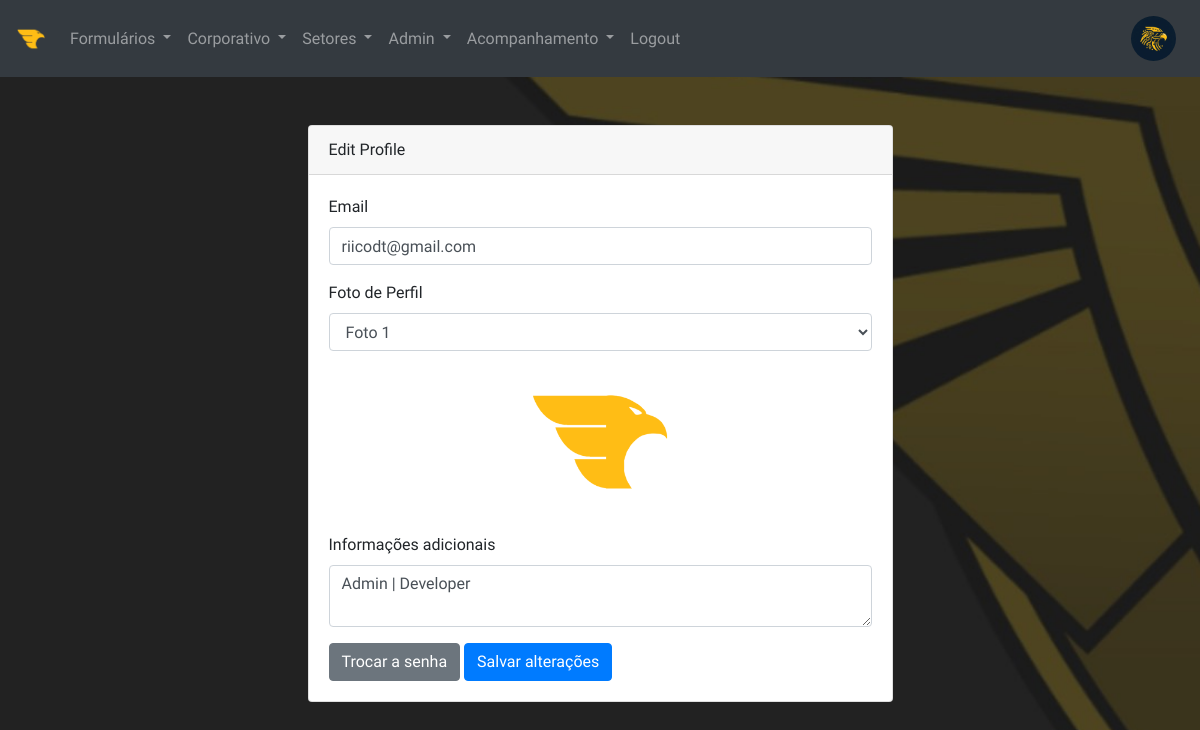
/profile/edit (signed in), run on the app's committed database.
### models.py (models this page shows, shortened)
class User(UserMixin, db.Model):
    __tablename__ = 'users'  # Nome da tabela no banco de dados
    id = db.Column(db.Integer, primary_key=True)  # ID do usuário
    username = db.Column(db.String(100), unique=True, nullable=False)  # Nome de usuário
    email = db.Column(db.String(100), unique=True, nullable=False)  # E-mail do usuário
    password_hash = db.Column(db.String(128), nullable=False)  # Hash da senha do usuário
    profile_picture = db.Column(db.String(100), default='logo-golden.png')  # Imagem de perfil do usuário
    additional_info = db.Column(db.Text)  # Informações adicionais sobre o usuário
    access_level = db.Column(db.String(20), default='User')  # Nível de acesso do usuário

### routes.py (the view)
@app.route('/profile/edit', methods=['GET', 'POST'])
@login_required  # Requer que o usuário esteja autenticado
def edit_profile():
    form = ProfileForm()
    if form.validate_on_submit():
        current_user.email = form.email.data
        current_user.profile_picture = form.profile_picture.data
        current_user.additional_info = form.additional_info.data
        db.session.commit()
        flash('Perfil atualizado com sucesso!', 'success')
        return redirect(url_for('profile'))
    elif request.method == 'GET':
        form.email.data = current_user.email
        form.profile_picture.data = current_user.profile_picture
        form.additional_info.data = current_user.additional_info
    return render_template('edit_profile.html', form=form)

### forms.py
class ProfileForm(FlaskForm):
    email = StringField('Email', validators=[DataRequired(), Email()])
    profile_picture = StringField('Foto de Perfil')
    additional_info = TextAreaField('Informações adicionais')
    submit = SubmitField('Save Changes')

### app.py (called while the page is built)
@login_manager.user_loader
def load_user(user_id):
    return User.query.get(int(user_id))  # Retorna o usuário pelo ID

### templates/edit_profile.html (shortened to what this page needs)
{% extends 'base.html' %}
{% block content %}
<div class="row justify-content-center">
    <div class="col-md-6">
        <div class="card">
            <div class="card-header">Edit Profile</div>
            <div class="card-body">
                <form method="POST">
                    <div class="form-group">
                        {{ form.email.label(class="form-control-label") }}
                        {{ form.email(class="form-control") }}
                    </div>
                    <div class="form-group">
                        {{ form.profile_picture.label(class="form-control-label") }}
                        <select name="profile_picture" id="profilePictureSelect" class="form-control">
                            <option value="logo-int.png">Foto 1</option>
                        </select>
                    </div>
                    <div class="form-group">
                        <img id="profilePicturePreview" src="" alt="Prévia da foto de perfil" style="max-width: 150px; display: block; margin: 0 auto;">
                    </div>
                    <div class="form-group">
                        {{ form.additional_info.label(class="form-control-label") }}
                        {{ form.additional_info(class="form-control") }}
                    </div>
                    <a href="{{ url_for('change_password') }}" class="btn btn-secondary">Trocar a senha</a>
                    <button type="submit" class="btn btn-primary">Salvar alterações</button>
                </form>
            </div>
        </div>
    </div>
</div>
{% endblock %}

### templates/base.html (shortened to what this page needs)
<!DOCTYPE html>
<html lang="en">
<head>
    <link rel="stylesheet" href="https://stackpath.bootstrapcdn.com/bootstrap/4.5.2/css/bootstrap.min.css">
    <link rel="stylesheet" href="https://cdnjs.cloudflare.com/ajax/libs/font-awesome/5.15.1/css/all.min.css">
    <link rel="stylesheet" href="https://cdnjs.cloudflare.com/ajax/libs/animate.css/4.1.1/animate.min.css"/>
    <link rel="stylesheet" href="{{ url_for('static', filename='css/style.css') }}">
</head>
<body>
    <nav class="navbar navbar-expand-lg navbar-dark bg-dark">
        <a class="navbar-brand" href="{{ url_for('index') }}">
            <img src="{{ url_for('static', filename='img/logo-int.png') }}" alt="InteGS" height="30">
        </a>
        <div class="collapse navbar-collapse" id="navbarNav">
            <ul class="navbar-nav mr-auto">
                {% if current_user.is_authenticated %}
                {% if current_user.access_level in ['Admin', 'Manutenção', 'Comercial', 'Inteligência', 'Expedição'] %}
                <li class="nav-item dropdown">
                    <a class="nav-link dropdown-toggle" href="#" id="formsDropdown" role="button" data-toggle="dropdown" aria-haspopup="true" aria-expanded="false">
                        Formulários
                    </a>
                </li>
                {% endif %}
                {% if current_user.access_level in ['Admin', 'Diretoria', 'CEO', 'Inteligência'] %}
                <li class="nav-item dropdown">
                    <a class="nav-link dropdown-toggle" href="#" id="corporateDropdown" role="button" data-toggle="dropdown" aria-haspopup="true" aria-expanded="false">
                        Corporativo
                    </a>
                </li>
                {% endif %}
                {% if current_user.access_level in ['Admin', 'Manutenção', 'Comercial', 'Inteligência', 'CEO', 'Diretoria', 'Expedição', 'Configuração'] %}
                <li class="nav-item dropdown">
                    <a class="nav-link dropdown-toggle" href="#" id="sectorsDropdown" role="button" data-toggle="dropdown" aria-haspopup="true" aria-expanded="false">
                        Setores
                    </a>
                </li>
                {% endif %}
                {% if current_user.access_level in ['Admin','Inteligência', 'CEO', 'Diretoria'] %}
                <li class="nav-item dropdown">
                    <a class="nav-link dropdown-toggle" href="#" id="sectorsDropdown" role="button" data-toggle="dropdown" aria-haspopup="true" aria-expanded="false">
                        Admin
                    </a>
                </li>
                {% endif %}
                {% if current_user.access_level in ['Acompanhamento', 'Admin', 'Inteligência', 'Supervisor', 'CEO', 'Diretoria', 'Financeiro'] %}
                <li class="nav-item dropdown">
                    <a class="nav-link dropdown-toggle" href="#" id="sectorsDropdown" role="button" data-toggle="dropdown" aria-haspopup="true" aria-expanded="false">
                        Acompanhamento
                    </a>
                </li>
                {% endif %}
                <li class="nav-item">
                    <a class="nav-link" href="{{ url_for('logout') }}">Logout</a>
                </li>
                {% endif %}
            </ul>
            <ul class="navbar-nav">
                <li class="nav-item">
                    {% if current_user.is_authenticated %}
                    <a class="nav-link" href="{{ url_for('profile') }}">
                        <img src="{{ url_for('static', filename='img/' + current_user.profile_picture) }}" class="rounded-circle profile-icon" style="width: 45px; height: 45px;" alt="Foto do perfil">
                    </a>
                    {% endif %}
                </li>
            </ul>
        </div>
    </nav>
    {% block content %}{% endblock %}
</body>
</html>

### static/css/style.css (style rules this page uses)
* { margin: 0; padding: 0; box-sizing: border-box; }
body { font-family: "Ubuntu Sans", sans-serif; background-image: url("/static/img/wallpaper.jpg"); background-repeat: no-repeat; background-size: cover; background-attachment: fixed; overflow-x: hidden; }

### data on the page
User: profile_picture (picture), email "riicodt@gmail.com", additional_info "Admin | Developer"
